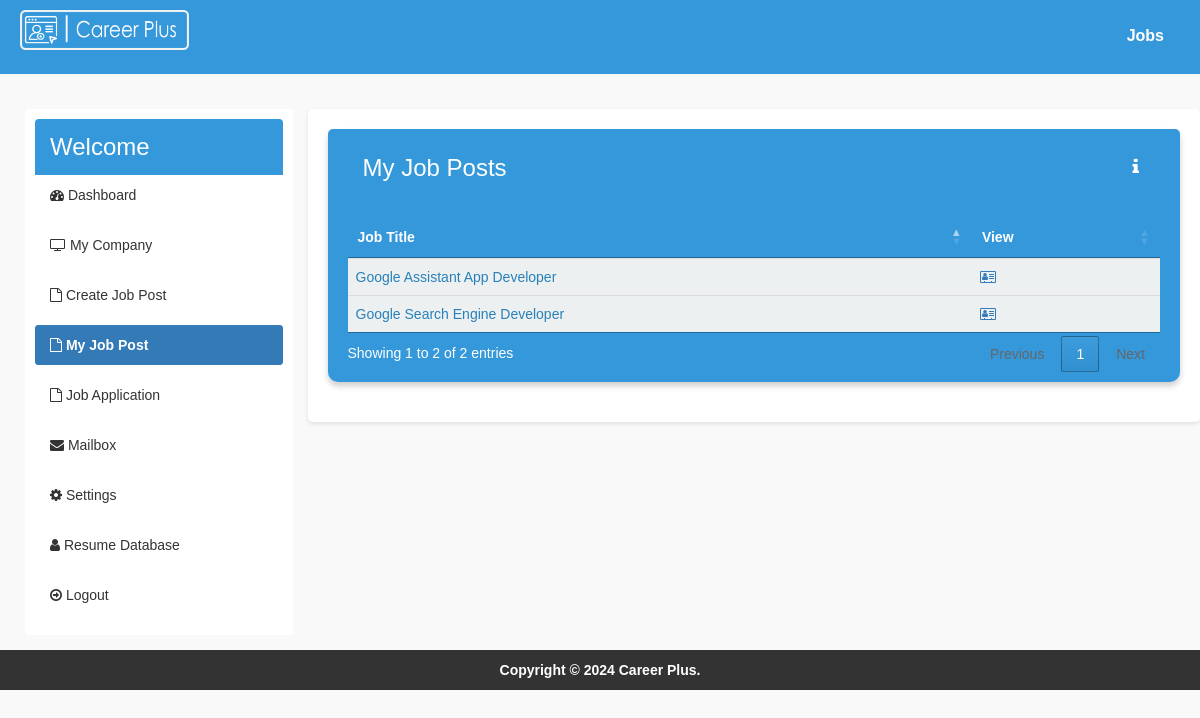
The app's page /company/my-job-post.php (signed in) with its own data.
### tables this page shows
CREATE TABLE `job_post` (
  `id_jobpost` int(11) NOT NULL,
  `id_company` int(11) NOT NULL,
  `jobtitle` varchar(255) NOT NULL,
  `description` text NOT NULL,
  `minimumsalary` varchar(255) NOT NULL,
  `maximumsalary` varchar(255) NOT NULL,
  `experience` varchar(255) NOT NULL,
  `qualification` varchar(255) NOT NULL,
  `createdat` timestamp NOT NULL DEFAULT CURRENT_TIMESTAMP
);

### company/my-job-post.php (the view, shortened to what this page needs)
<?php
require_once("../db.php");
?>
<!DOCTYPE html>
<html>
<head>
  <link rel="stylesheet" href="https://cdnjs.cloudflare.com/ajax/libs/ionicons/2.0.1/css/ionicons.min.css">
  <link rel="stylesheet" href="https://cdn.datatables.net/1.10.15/css/jquery.dataTables.min.css">
  <link rel="stylesheet" href="https://cdnjs.cloudflare.com/ajax/libs/twitter-bootstrap/3.3.7/css/bootstrap.min.css">
  <link rel="stylesheet" href="https://cdnjs.cloudflare.com/ajax/libs/font-awesome/4.7.0/css/font-awesome.min.css">
  <link rel="stylesheet" href="../css/style.css">
</head>
<body>
  <div class="wrapper">
  <header class="main-header">
      <a href="index.php" class="logo">
        <img class="header-logo" src="../img/career plus.png" alt="career plus logo" >
      </a>
      <div class="navbar ">
        <ul class="nav navbar-nav">
          <li>
            <a href="../jobs.php" class="d1">Jobs</a>
          </li>
        </ul>
      </div>
  </header>
    <div class="content-wrapper">
      <div class="row">
          <div class="col-md-3">
            <div class="box-nav ">
              <div class="box-header with-border">
                <h3 class="box-title">Welcome <b><?php echo $_SESSION['name']; ?></b></h3>
              </div>
              <div class="box-body no-padding">
                <ul class="nav nav-pills nav-stacked">
                  <li ><a href="index.php"><i class="fa fa-dashboard"></i> Dashboard</a></li>
                  <li><a href="edit-company.php"><i class="fa fa-tv"></i> My Company</a></li>
                  <li><a href="create-job-post.php"><i class="fa fa-file-o"></i> Create Job Post</a></li>
                  <li class="active"><a href="my-job-post.php"><i class="fa fa-file-o"></i> My Job Post</a></li>
                  <li><a href="job-applications.php"><i class="fa fa-file-o"></i> Job Application</a></li>
                  <li><a href="mailbox.php"><i class="fa fa-envelope"></i> Mailbox</a></li>
                  <li><a href="settings.php"><i class="fa fa-gear"></i> Settings</a></li>
                  <li><a href="resume-database.php"><i class="fa fa-user"></i> Resume Database</a></li>
                  <li><a href="../logout.php"><i class="fa fa-arrow-circle-o-right"></i> Logout</a></li>
                </ul>
              </div>
            </div>
          </div>
          <div class="col-md-9 bg-white padding-2">
            <div class="box box-content">
              <div class="box box-primary">
                <div class="box-header with-border">
                  <h2>My Job Posts</h2>
                  <button id="showDescriptionBtn"><i class="icon fa fa-info"></i></button>
                </div>
            <div class="row ">
              <div class="col-md-12">
                <div class="box-body table-responsive no-padding">
                  <table id="example2" class="table table-hover">
                    <thead>
                      <th>Job Title</th>
                      <th>View</th>
                    </thead>
                    <tbody>
                    <?php
                     $sql = "SELECT * FROM job_post WHERE id_company='$_SESSION[id_company]'";
                      $result = $conn->query($sql);
                      if($result->num_rows > 0) {
                        while($row = $result->fetch_assoc())
                        {
                      ?>
                      <tr>
                        <td><?php echo $row['jobtitle']; ?></td>
                        <td><a href="view-job-post.php?id=<?php echo $row['id_jobpost']; ?>"><i class="fa fa-address-card-o"></i></a></td>
                      </tr>
                      <?php
                       }
                     }
                     ?>
                      </tbody>
                      </table>
                    </div>
                  </div>
                </div>
              </div>
            </div>
          </div>
        </div>
      </div>
  </div>
  <footer class="main-footer" style="margin-left: 0px;">
    <div class="text-center">
      <strong>Copyright &copy; 2024 <a href="#">Career Plus</a>.</strong>
    </div>
  </footer>
</body>
</html>

### css/style.css (style rules this page uses)
body { --color-primary: #3498db; --color-primary-dark: #2980b9; --color-primary-light: #ecf0f1; --color-error: #e74c3c; --color-success: #2ecc71; --color-success-dark: #27ae60; --border-radius: 4px; --box-shadow: 0px 0px 0px dimgray; font-family: Arial, Helvetica, sans-serif; background-color: #f9f9f9; margin: 0; padding: 0; transition: background-color 0.3s ease; }
.wrapper { margin: 0 auto; }
.main-header { background-color: var(--color-primary); padding: 10px 0; color: #fff; text-align: center; transition: background-color 0.3s ease, color 0.3s ease; }
.main-header .navbar { margin: 0; padding: 0; }
.header-logo { height: 40px; width: auto; float: left; margin-left: 20px; }
.navbar { margin-top: 20px; }
.navbar ul { list-style-type: none; padding: 0; margin: 0; }
.navbar ul li a { color: #fff; text-decoration: none; font-size: 16px; }
.box-nav { border-radius: var(--border-radius); background-color: #fff; box-shadow: var(--box-shadow); padding: 10px; }
.navbar-nav { list-style-type: none; margin: 0; padding: 0; float: right; }
.navbar-nav li { display: inline-block; margin-right: 20px; }
.navbar-nav li a { color: white; text-decoration: none; font-weight: bold; border-bottom: 2px solid transparent; transition: border-color 0.3s; }
.active { border-radius: var(--border-radius); box-shadow: var(--box-shadow); cursor: pointer; color: white; background-color: var(--color-primary); }
.content-wrapper { padding: 15px; margin-left: 10px; }
.padding-2 { padding: 20px; }
.box { border-radius: 10px; background: #f9f9f9; ; margin-bottom: 20px; width: 100%; box-shadow: 0 4px 6px rgba(0, 0, 0, 0.1); transition: box-shadow 0.3s, transform 0.3s; }
.box-primary { background-color: var(--color-primary); color: #fff; padding: 10px 20px; border-top-left-radius: 5px; border-top-right-radius: 5px; }
.box-header { background-color: var(--color-primary); color: #fff; padding: 15px; border-top-left-radius: 4px; border-top-right-radius: 4px; display: flex; justify-content: space-between; align-items: center; }
.box-header.with-border h2 { margin: 0; font-size: 24px; display: inline-block; }
#showDescriptionBtn { background-color: transparent; border: none; color: #fff; cursor: pointer; font-size: 18px; }
.box-title { margin: 0; font-size: 24px; }
.box-body { padding: 20px }
.no-padding { padding: 0px; }
.nav-pills li { margin-bottom: 10px; }
.nav-pills li a { color: #333; transition: color 0.3s ease; }
.nav-pills li.active a { font-weight: bold; }
.bg-white { background-color: #fff; padding: 20px; border-radius: 5px; box-shadow: 0 2px 4px rgba(0, 0, 0, 0.1); }
.nav-pills li a:before { content: ""; position: absolute; top: 50%; left: 50%; width: 0; height: 0; background-color: rgba(255, 255, 255, 0.2); border-radius: 50%; z-index: 0; transition: width 0.3s, height 0.3s, top 0.3s, left 0.3s; transform: translate(-50%, -50%); }
.row { padding-top: 20px; }
.main-footer { background-color: #333; color: #fff; padding: 10px 0; text-align: center; margin-bottom: 0px; }
.main-footer a { color: #fff; transition: color 0.3s ease; }
table { border-collapse: collapse; }
.table>tbody { color: var(--color-primary-dark); border-radius: var(--border-radius); border-color: none; background-color: var(--color-primary-light); }

### records on screen
job_post: jobtitle "Google Assistant App Developer"
job_post: jobtitle "Google Search Engine Developer"
